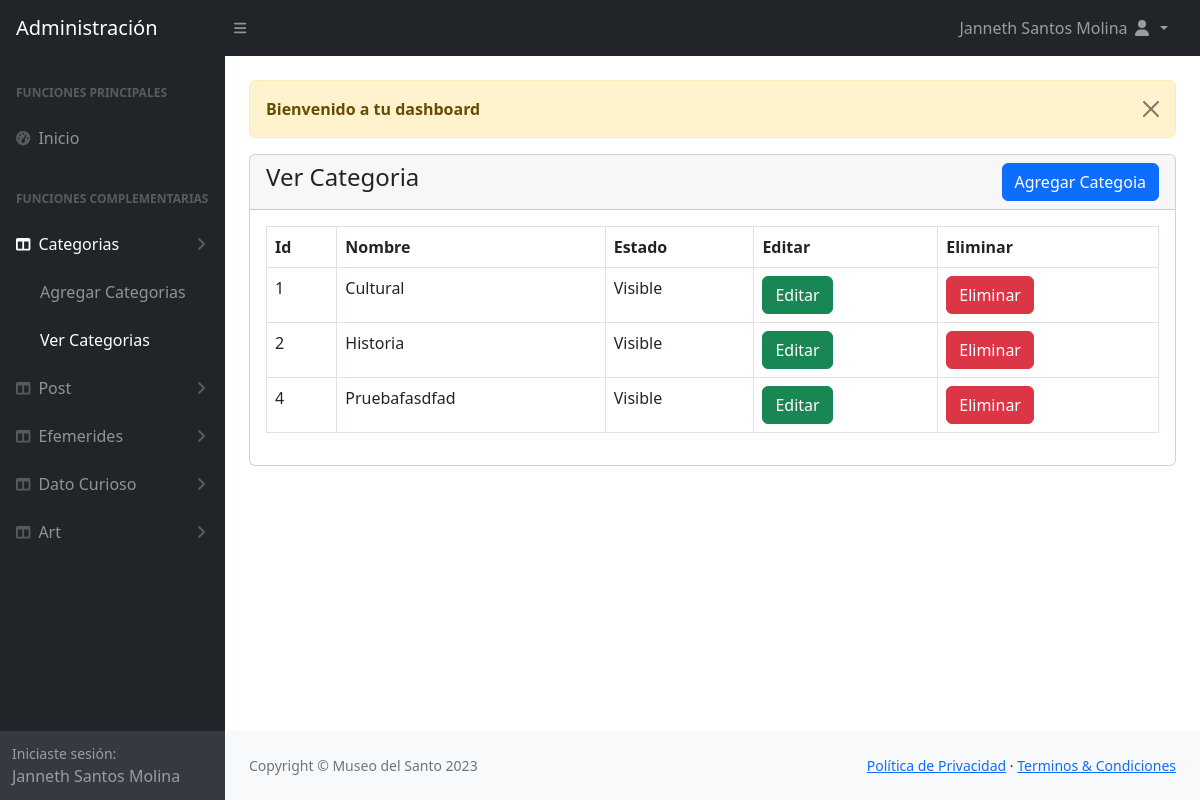
Page /admin/category-view.php (signed in) on the committed database.
### tables this page shows
CREATE TABLE `categories` (
  `id` int(11) NOT NULL,
  `name` varchar(191) NOT NULL,
  `slug` varchar(191) NOT NULL,
  `description` text DEFAULT NULL,
  `meta_title` varchar(191) NOT NULL,
  `meta_description` mediumtext DEFAULT NULL,
  `meta_keyword` mediumtext DEFAULT NULL,
  `navbar_status` tinyint(1) DEFAULT 0,
  `status` tinyint(1) DEFAULT 0 COMMENT '0=visible,1=hidden,2=deleted',
  `created` timestamp NULL DEFAULT current_timestamp()
);

### admin/category-view.php (the view)
<?php
    include('authentication.php');
    include('includes/header.php');
?>
<div class="container-fluid px-4">
    <div class="row mt-4">
        <div class="col-md-12">
            <?php include('message.php') ?>
            <div class="card">
                <div class="card-header">
                    <h4> Ver Categoria
                        <a href="category-add.php" class="btn btn-primary float-end">Agregar Categoia</a>
                    </h4>
                </div>
                <div class="card-body">
                <div class="table-responsive">
                        <table class="table table-bordered table-stripe">
                            <thead>
                                <th>Id</th>
                                <th>Nombre</th>
                                <th>Estado</th>
                                <th>Editar</th>
                                <th>Eliminar</th>
                            </thead>
                            <tbody>
                                <?php
                                    $query = "SELECT * FROM categories WHERE status != '1'";
                                    $query_run = mysqli_query($conn, $query);
                                    if (mysqli_num_rows($query_run) > 0) {
                                        foreach($query_run as $item){
                                            ?>
                                                <tr>
                                                    <td><?= $item['id']; ?></td>
                                                    <td><?= $item['name']; ?></td>
                                                    <td>
                                                         <?= $item['status'] == '1' ? 'hidden':'Visible';
                                                        ?>
                                                    </td>
                                                    <td><a href="category-edit.php?id=<?= $item['id']; ?>" class="btn btn-success">Editar</a></td>
                                                    <td>
                                                        <form action="code.php" method="POST">
                                                            <button type="submit" name="category_delete" value="<?=$item['id'];?>" onclick='return confirmacion()' class="btn btn-danger">Eliminar</button>
                                                        </form>
                                                    </td>
                                                </tr>
                                            <?php
                                        }
                                    } else {
                                        ?>
                                            <tr>
                                                <td colspan="6">Información no encontrada</td>
                                            </tr>
                                        <?php
                                    }
                                ?>
                            </tbody>
                        </table>
                </div>
            </div>
        </div>
    </div>
</div>
<?php
    include('includes/footer.php');
    include('includes/scripts.php');
?>

### rows in the picture
categories: id "1", name "Cultural", status "Visible"
categories: id "2", name "Historia", status "Visible"
categories: id "4", name "Pruebafasdfad", status "Visible"

### other values in the picture
$_SESSION['auth_user']['user_name'] "Janneth Santos Molina"
$_SESSION['message'] "Bienvenido a tu dashboard"
